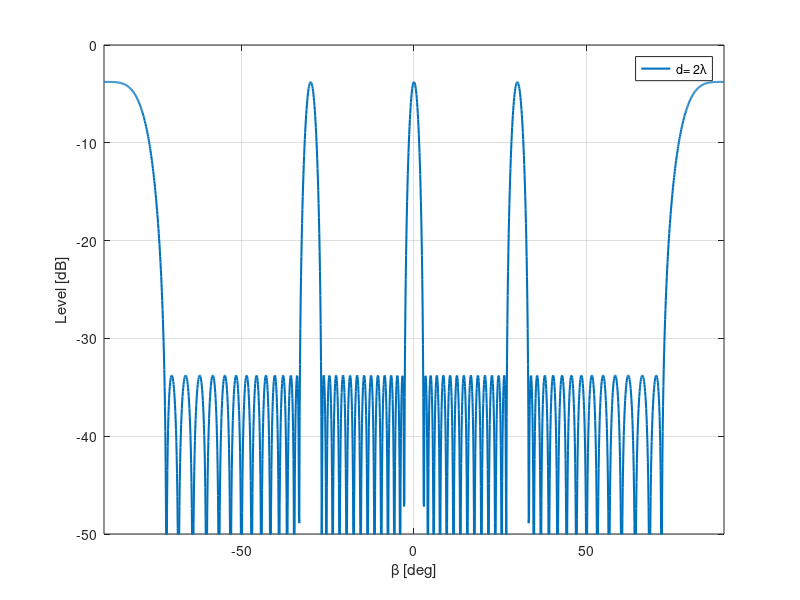

The MATLAB script that drew this image:
deg2rad= pi/180; % conversion to rad
beta_d= -90:0.1:90; % angle between the vector R and the x-axis [deg] 
beta_r= beta_d*deg2rad; % angle between the vector R and the x-axis [rad] 
N= 15; % number of hydrophones
lambda= 2; % Wavelength [m]
k=2*pi/lambda; % wave number
d=[lambda/2, lambda, 2*lambda]; % distance between hydrophones (element spacing)
alpha=1; % phase [deg]
Qn_head = ones(1,N); % Amplitude of the n-th point source or Hydrophone 
alpha= ones(1,N); % Phase of the n-th point source or Hydrophone
w=chebwin(15,30);
w_sum = sum(w);
Q_head= 0; % initialising variable
for n=1:N
term= Qn_head(n);
Q_head= Q_head + term;
end
for x=1:3
bp_sum= 0;
 for n=1:N
sum(n,:)=Qn_head(n)*w(n)*exp(j*(alpha(n) - k*n*d(x)*sin(beta_r)));
bp_sum= bp_sum + sum(n,:);
 end
bp= 20*log10(abs(1/(Q_head)*bp_sum)); % beam pattern subplot(3,1,x)
plot(beta_d,bp,'linewidth',1.5),grid;
axis([-90 90 -50 0])
ylabel('Level [dB]')
xlabel('\beta [deg]')
switch num2str(d(x))
case '1'
legend('d= \lambda/2')
case '2'
legend('d= \lambda ')
case '4'
legend('d= 2\lambda')
end
end
